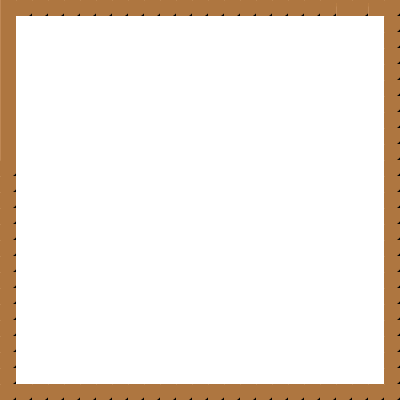

Tiled map render using the project's own tile images. Description and the whole map definition, tile-layer contents included, below:
An orthogonal 25x25 tile map with 16x16 px tiles, 1 tile layer (Warstwa Kafelków 1) and 5 objects.

<map version="1.2" tiledversion="1.2.3" orientation="orthogonal" renderorder="left-up" width="25" height="25" tilewidth="16" tileheight="16" infinite="0" nextlayerid="4" nextobjectid="13">
 <tileset firstgid="1" source="spritesheet_tiles.tsx" />
 <layer id="1" name="Warstwa Kafelków 1" width="25" height="25">
  <data encoding="csv">
231,343,343,343,343,343,343,343,343,343,343,343,343,343,343,343,343,343,343,343,343,63,343,63,343,
231,354,354,354,354,354,354,354,354,354,354,354,354,354,354,354,354,354,354,354,354,354,354,354,343,
231,354,354,354,354,354,354,354,354,354,354,354,354,354,354,354,354,354,354,354,354,354,354,354,343,
231,354,354,354,354,354,354,354,354,354,354,354,354,354,354,354,354,354,354,354,354,354,354,354,343,
231,354,354,354,354,354,354,354,354,354,354,354,354,354,354,354,354,354,354,354,354,354,354,354,343,
231,354,354,354,354,354,354,354,354,354,354,354,354,354,354,354,354,354,354,354,354,354,354,354,343,
231,354,354,354,354,354,354,354,354,354,354,354,354,354,354,354,354,354,354,354,354,354,354,354,343,
231,354,354,354,354,354,354,354,354,354,354,354,354,354,354,354,354,354,354,354,354,354,354,354,343,
231,354,354,354,354,354,354,354,354,354,354,354,354,354,354,354,354,354,354,354,354,354,354,354,343,
231,354,354,354,354,354,354,354,354,354,354,354,354,354,354,354,354,354,354,354,354,354,354,354,343,
343,354,354,354,354,354,354,354,354,354,354,354,354,354,354,354,354,354,354,354,354,354,354,354,343,
343,354,354,354,354,354,354,354,354,354,354,354,354,354,354,354,354,354,354,354,354,354,354,354,343,
343,354,354,354,354,354,354,354,354,354,354,354,354,354,354,354,354,354,354,354,354,354,354,354,343,
343,354,354,354,354,354,354,354,354,354,354,354,354,354,354,354,354,354,354,354,354,354,354,354,343,
343,354,354,354,354,354,354,354,354,354,354,354,354,354,354,354,354,354,354,354,354,354,354,354,343,
343,354,354,354,354,354,354,354,354,354,354,354,354,354,354,354,354,354,354,354,354,354,354,354,343,
343,354,354,354,354,354,354,354,354,354,354,354,354,354,354,354,354,354,354,354,354,354,354,354,343,
343,354,354,354,354,354,354,354,354,354,354,354,354,354,354,354,354,354,354,354,354,354,354,354,343,
343,354,354,354,354,354,354,354,354,354,354,354,354,354,354,354,354,354,354,354,354,354,354,354,343,
343,354,354,354,354,354,354,354,354,354,354,354,354,354,354,354,354,354,354,354,354,354,354,354,343,
343,354,354,354,354,354,354,354,354,354,354,354,354,354,354,354,354,354,354,354,354,354,354,354,343,
343,354,354,354,354,354,354,354,354,354,354,354,354,354,354,354,354,354,354,354,354,354,354,354,343,
343,354,354,354,354,354,354,354,354,354,354,354,354,354,354,354,354,354,354,354,354,354,354,354,343,
343,354,354,354,354,354,354,354,354,354,354,354,354,354,354,354,354,354,354,354,354,354,354,354,343,
343,343,343,343,343,343,343,343,343,343,343,343,343,343,343,343,343,343,343,343,343,343,343,343,343
</data>
 </layer>
 <objectgroup id="3" name="walls">
  <object id="5" x="16" y="0" width="382" height="13" />
  <object id="6" x="384" y="16" width="16" height="384" />
  <object id="7" x="16" y="384" width="368" height="16" />
  <object id="11" x="0" y="0" width="16" height="400" />
  <object id="12" x="516" y="415" />
 </objectgroup>
</map>
